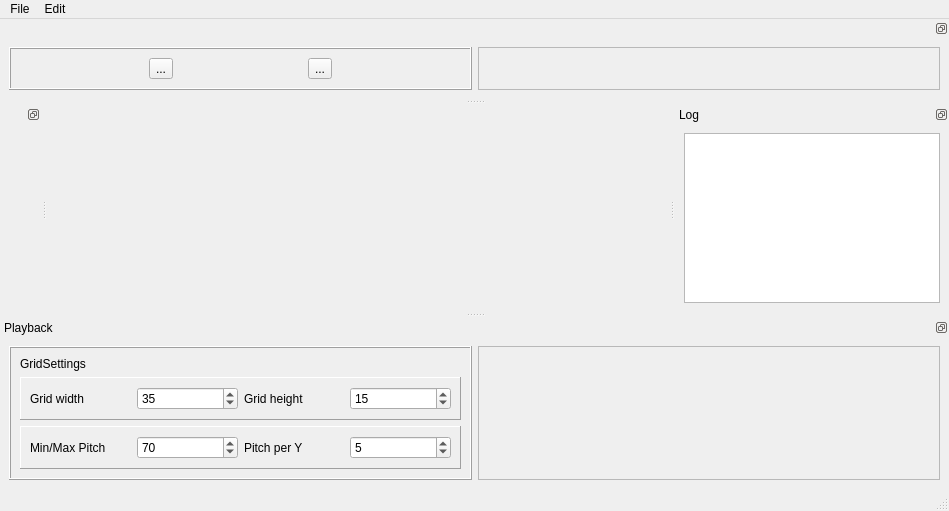
<?xml version="1.0" encoding="UTF-8"?>
<ui version="4.0">
 <class>MainWindow</class>
 <widget class="QMainWindow" name="MainWindow">
  <property name="geometry">
   <rect>
    <x>0</x>
    <y>0</y>
    <width>949</width>
    <height>511</height>
   </rect>
  </property>
  <property name="windowTitle">
   <string>SimpleMIDI</string>
  </property>
  <property name="windowOpacity">
   <double>1.000000000000000</double>
  </property>
  <property name="tabShape">
   <enum>QTabWidget::Triangular</enum>
  </property>
  <widget class="QWidget" name="centralwidget"/>
  <widget class="QMenuBar" name="menubar">
   <property name="geometry">
    <rect>
     <x>0</x>
     <y>0</y>
     <width>949</width>
     <height>21</height>
    </rect>
   </property>
   <widget class="QMenu" name="menuFile">
    <property name="title">
     <string>File</string>
    </property>
    <addaction name="actionNew"/>
    <addaction name="actionOpen"/>
   </widget>
   <widget class="QMenu" name="menuEdit">
    <property name="title">
     <string>Edit</string>
    </property>
    <addaction name="actionPreferences"/>
   </widget>
   <addaction name="menuFile"/>
   <addaction name="menuEdit"/>
  </widget>
  <widget class="QStatusBar" name="statusbar"/>
  <widget class="QDockWidget" name="dockLeft">
   <property name="features">
    <set>QDockWidget::DockWidgetFloatable|QDockWidget::DockWidgetMovable</set>
   </property>
   <attribute name="dockWidgetArea">
    <number>1</number>
   </attribute>
   <widget class="QWidget" name="dockWidgetContents_2"/>
  </widget>
  <widget class="QDockWidget" name="dockRight">
   <property name="features">
    <set>QDockWidget::DockWidgetFloatable|QDockWidget::DockWidgetMovable</set>
   </property>
   <property name="windowTitle">
    <string>Log</string>
   </property>
   <attribute name="dockWidgetArea">
    <number>2</number>
   </attribute>
   <widget class="QWidget" name="dockWidgetContents_3">
    <layout class="QVBoxLayout" name="verticalLayout">
     <item>
      <widget class="QTextBrowser" name="Log"/>
     </item>
    </layout>
   </widget>
  </widget>
  <widget class="QDockWidget" name="dockLower">
   <property name="baseSize">
    <size>
     <width>1264</width>
     <height>400</height>
    </size>
   </property>
   <property name="floating">
    <bool>false</bool>
   </property>
   <property name="features">
    <set>QDockWidget::DockWidgetFloatable|QDockWidget::DockWidgetMovable</set>
   </property>
   <property name="windowTitle">
    <string>Playback</string>
   </property>
   <attribute name="dockWidgetArea">
    <number>8</number>
   </attribute>
   <widget class="QWidget" name="dockWidgetContents_4">
    <layout class="QHBoxLayout" name="horizontalLayout_2">
     <item>
      <widget class="QFrame" name="frame">
       <property name="frameShape">
        <enum>QFrame::Box</enum>
       </property>
       <property name="frameShadow">
        <enum>QFrame::Raised</enum>
       </property>
       <layout class="QGridLayout" name="gridLayout">
        <item row="0" column="0">
         <widget class="QLabel" name="label_3">
          <property name="text">
           <string>GridSettings</string>
          </property>
         </widget>
        </item>
        <item row="1" column="0">
         <widget class="QFrame" name="GridSize">
          <property name="frameShape">
           <enum>QFrame::Panel</enum>
          </property>
          <property name="frameShadow">
           <enum>QFrame::Raised</enum>
          </property>
          <layout class="QHBoxLayout" name="horizontalLayout">
           <item>
            <widget class="QLabel" name="label">
             <property name="text">
              <string>Grid width</string>
             </property>
            </widget>
           </item>
           <item>
            <widget class="QSpinBox" name="GridWidthSetSpinbox">
             <property name="minimum">
              <number>1</number>
             </property>
             <property name="value">
              <number>35</number>
             </property>
            </widget>
           </item>
           <item>
            <widget class="QLabel" name="label_2">
             <property name="text">
              <string>Grid height</string>
             </property>
            </widget>
           </item>
           <item>
            <widget class="QSpinBox" name="GridHeightSetSpinbox">
             <property name="minimum">
              <number>1</number>
             </property>
             <property name="value">
              <number>15</number>
             </property>
            </widget>
           </item>
          </layout>
         </widget>
        </item>
        <item row="2" column="0">
         <widget class="QFrame" name="MidRange">
          <property name="frameShape">
           <enum>QFrame::Panel</enum>
          </property>
          <property name="frameShadow">
           <enum>QFrame::Raised</enum>
          </property>
          <layout class="QHBoxLayout" name="horizontalLayout_3">
           <item>
            <widget class="QLabel" name="label_4">
             <property name="text">
              <string>Min/Max Pitch</string>
             </property>
            </widget>
           </item>
           <item>
            <widget class="QSpinBox" name="PitchRangeSpinbox">
             <property name="minimum">
              <number>0</number>
             </property>
             <property name="maximum">
              <number>127</number>
             </property>
             <property name="value">
              <number>70</number>
             </property>
            </widget>
           </item>
           <item>
            <widget class="QLabel" name="label_5">
             <property name="text">
              <string>Pitch per Y</string>
             </property>
            </widget>
           </item>
           <item>
            <widget class="QSpinBox" name="PitchPerYSpinbox">
             <property name="minimum">
              <number>1</number>
             </property>
             <property name="value">
              <number>5</number>
             </property>
            </widget>
           </item>
          </layout>
         </widget>
        </item>
       </layout>
      </widget>
     </item>
     <item>
      <widget class="QFrame" name="frame_2">
       <property name="frameShape">
        <enum>QFrame::StyledPanel</enum>
       </property>
       <property name="frameShadow">
        <enum>QFrame::Raised</enum>
       </property>
      </widget>
     </item>
    </layout>
   </widget>
  </widget>
  <widget class="QDockWidget" name="dockUpper">
   <property name="features">
    <set>QDockWidget::DockWidgetFloatable|QDockWidget::DockWidgetMovable</set>
   </property>
   <attribute name="dockWidgetArea">
    <number>4</number>
   </attribute>
   <widget class="QWidget" name="dockWidgetContents_5">
    <layout class="QGridLayout" name="gridLayout_2">
     <item row="0" column="0">
      <widget class="QFrame" name="ToolDock">
       <property name="autoFillBackground">
        <bool>true</bool>
       </property>
       <property name="frameShape">
        <enum>QFrame::Box</enum>
       </property>
       <property name="frameShadow">
        <enum>QFrame::Raised</enum>
       </property>
       <layout class="QGridLayout" name="gridLayout_3">
        <property name="sizeConstraint">
         <enum>QLayout::SetDefaultConstraint</enum>
        </property>
        <property name="rightMargin">
         <number>9</number>
        </property>
        <item row="0" column="0">
         <widget class="QToolButton" name="toolButtonPlace">
          <property name="text">
           <string>...</string>
          </property>
          <property name="iconSize">
           <size>
            <width>32</width>
            <height>32</height>
           </size>
          </property>
         </widget>
        </item>
        <item row="0" column="1">
         <widget class="QToolButton" name="toolButtonPlace_2">
          <property name="text">
           <string>...</string>
          </property>
          <property name="iconSize">
           <size>
            <width>32</width>
            <height>32</height>
           </size>
          </property>
         </widget>
        </item>
       </layout>
      </widget>
     </item>
     <item row="0" column="1">
      <widget class="QFrame" name="frame_4">
       <property name="frameShape">
        <enum>QFrame::StyledPanel</enum>
       </property>
       <property name="frameShadow">
        <enum>QFrame::Raised</enum>
       </property>
      </widget>
     </item>
    </layout>
   </widget>
  </widget>
  <action name="actionNew">
   <property name="text">
    <string>New</string>
   </property>
  </action>
  <action name="actionOpen">
   <property name="text">
    <string>Open</string>
   </property>
  </action>
  <action name="actionPreferences">
   <property name="text">
    <string>Preferences</string>
   </property>
  </action>
 </widget>
 <resources/>
 <connections/>
</ui>
